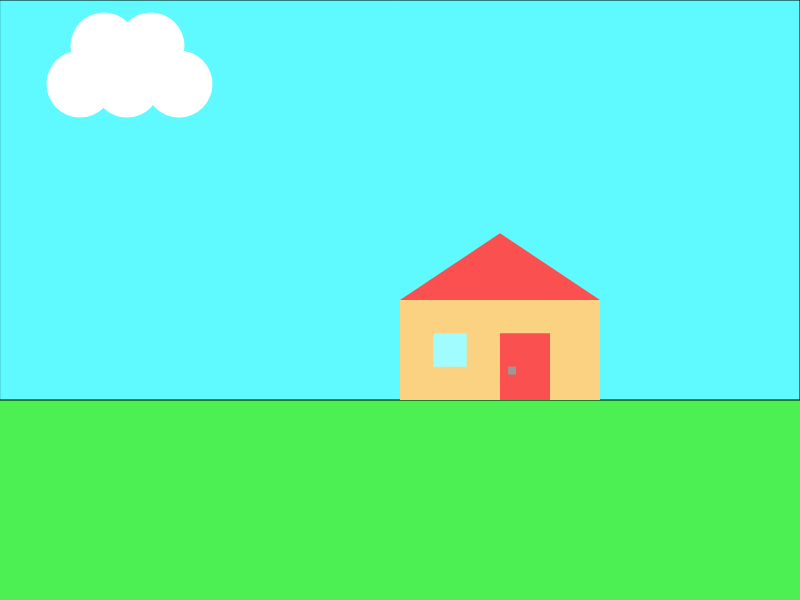
Frame 1 (no input)
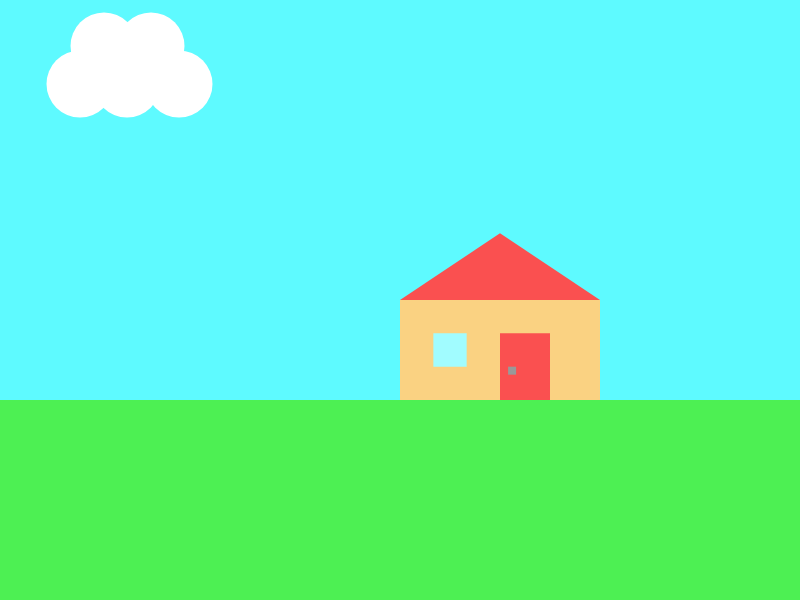
Frame 60 (no input)
Frame 120 (the mouse pressed at the canvas centre since frame 60): identical to frame 60, image omitted

The p5.js sketch that drew these frames (run headless with seeded random() and noise() and a simulated clock; from frame 60 on, the mouse is pressed at the canvas centre):

// p5.js sketch
// ── sketch.js
/*
house assignment
ava saunders
march 18th 2019
*/

function setup() {
  // create canvas
  createCanvas(800, 600);
}

function draw() {
  //set the width of the house
  //change this variable to scale the house
  let houseWidth = 200;

  //create background (the ground doesn't scale like the rest)
  background(77, 240, 83);
  fill(94, 250, 600);
  rect(0, 0, 800, houseWidth*2);

  //cloud
  noStroke();
  fill(255, 255, 255);
  ellipse(80,84,67,67);
  ellipse(127,84,67,67);
  ellipse(179,84,67,67);
  ellipse(104,46,67,67);
  ellipse(151,46,67,67);
  
  //house
  fill(250, 210, 130);
  rect(width/2, height/2, houseWidth, houseWidth/2);

  //window and door
  fill(161, 252, 255);
  rect(width/2 + houseWidth/6, height/2 + houseWidth/6, houseWidth/6, houseWidth/6);
  fill(250, 80, 80);
  rect(width/2 + houseWidth/2, height/2 + houseWidth/6, houseWidth/4, houseWidth/3);
  fill(153, 153, 153);
  rect(width/2 + houseWidth/1.85, height/2 + houseWidth/3, houseWidth/25, houseWidth/25);

  //roof
  fill(250, 80, 80);
  triangle(width/2, height/2, width/2+houseWidth/2, height/2-houseWidth/3, width/2+houseWidth, height/2);


}
